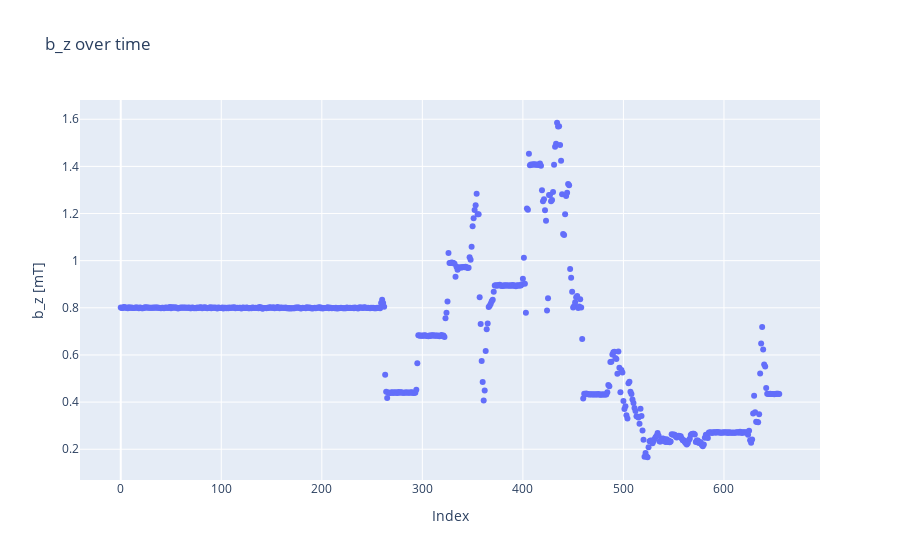

Notebook code for this chart:
### Code cell
measuredbz = go.Scatter(x=index, y=bz7, mode='markers')
layoutbz = go.Layout(title='b_z over time')
figbz = go.Figure(data=[measuredbz], layout=layoutbz)
figbz.update_yaxes(scaleanchor='y')
figbz.update_layout(
    xaxis_title="Index",
    yaxis_title="b_z [mT]"
)
figbz.show()

### Figure 1 — Plotly figure (JSON) as saved in the notebook; plotly's stock layout.template omitted (floating-point values rounded to 4 significant figures; data arrays with more than 128 entries replaced by an {"elided": "..."} marker saying what was removed)
{"data": [{"mode": "markers", "type": "scatter", "x": {"elided": "656 int values"}, "y": {"elided": "656 float values"}}], "layout": {"title": {"text": "b_z over time"}, "xaxis": {"title": {"text": "Index"}}, "yaxis": {"scaleanchor": "y", "title": {"text": "b_z [mT]"}}}}
